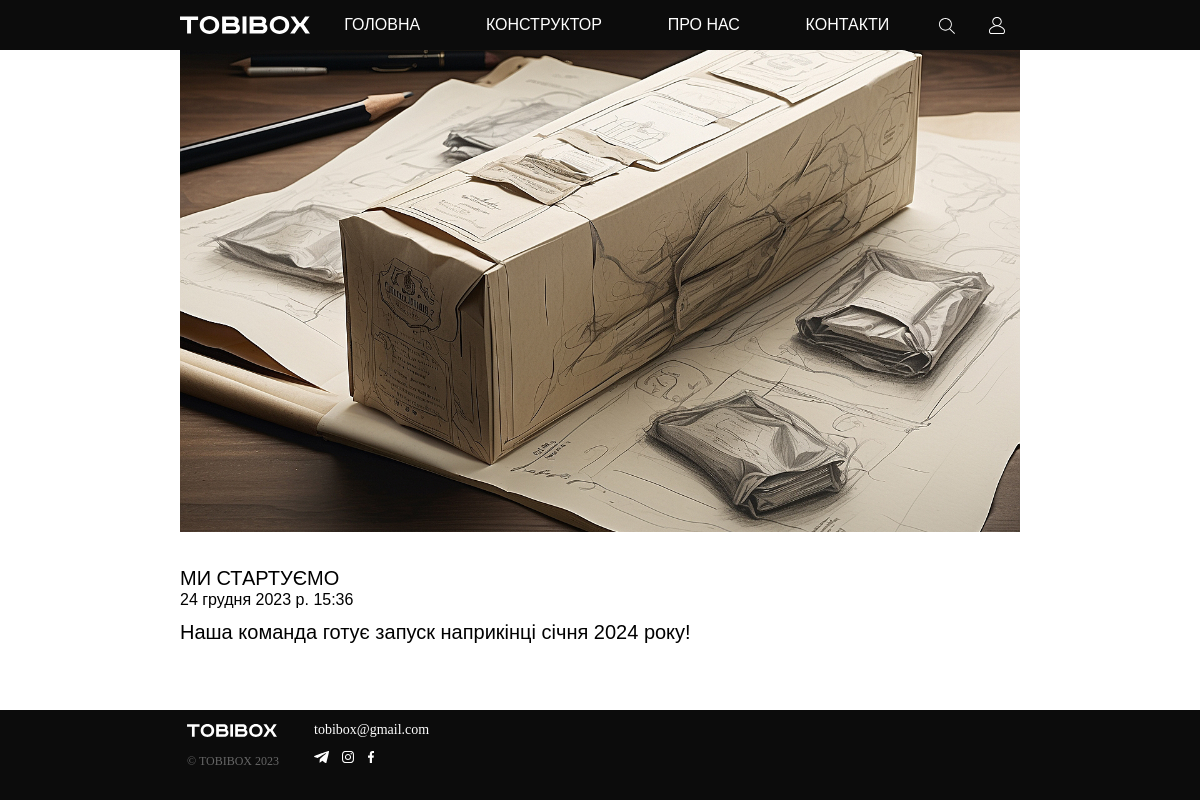
Screenshot of /post/МИ СТАРТУЄМО with the database file from the repository.
### TOBIBOX/models.py (models this page shows, shortened)
class IndexPost(models.Model):
    post_title = models.CharField(
        max_length=30,
        verbose_name='Зміст посту')
    post_content = models.TextField(
        verbose_name='Опис новини')
    published_date = models.DateTimeField(
        auto_now_add=True,
        verbose_name='Дата та час')
    post_img = models.ImageField(
        blank=True,
        upload_to='posters/',
        verbose_name='Постер')
    class Meta:
        verbose_name = 'Пост'
        verbose_name_plural = 'Пости'

### TOBIBOX/views.py (the view)
# urls.py: path('post/<str:id>', views.post, name='post'),
def post(request, id=None):
    info = get_object_or_404(IndexPost, post_title=id)
    context = {'info': info}
    return render(request, 'TOBIBOX/post.html', context=context)

### templates/TOBIBOX/post.html (shortened to what this page needs)
{% extends 'TOBIBOX/base.html' %}
{% load static %}
{% block content %}
<div class="in_poster">
    <div>
        <div class="card-body">
            <img class="img_in_post" src="{{ info.post_img.url }}" alt="{{ info.post_title }}">
            <h5 class="card-title">{{ info.post_title }}</h5>
            <h6>{{ info.published_date}}</h6>
            <p class="card-text">{{ info.post_content }}</p>
        </div>
    </div>
</div>
{% endblock %}

### static/TOBIBOX/style/style.css (style rules this page uses)
body { margin: 0; font-family: Candara, sans-serif; margin-top: 50px; scrollbar-width: thin; scrollbar-color: #424242 #0c0c0c; }
.in_poster { text-align: justify; font-family: Candara, sans-serif; font-size: 20px; line-height: 1.5; color: black; max-width: 70%; margin: 0 auto; padding: 3% 0 6% 0; }
.img_in_post { width: 100%; padding: 0 0 4% 0; }

### rows the page displays
IndexPost: post_img (picture), post_title "МИ СТАРТУЄМО", published_date "24 грудня 2023 р. 15:36", post_content "Наша команда готує запуск наприкінці січня 2024 року!"
